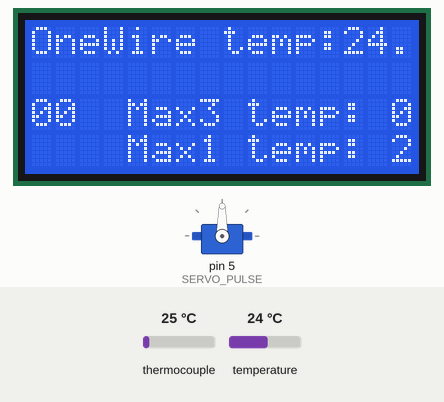
The sketch below on a simulated Arduino Uno, built with avr-gcc and run on an emulated ATmega328P. Shown: servo, 16×4 character LCD. Inputs (shaded band) come from the test bench; at power-on: thermocouple 25 °C, temperature 24 °C. What the sketch prints to the serial monitor is not drawn.

Above: at 5.0 s.
At 13.15 s:
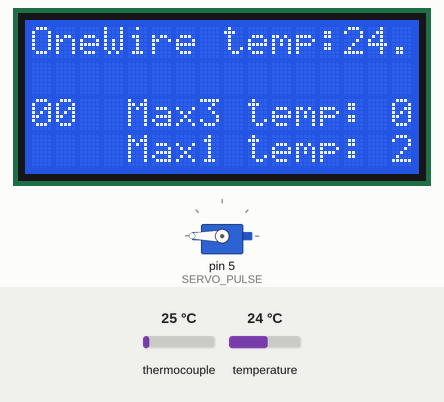
At 19.6 s:
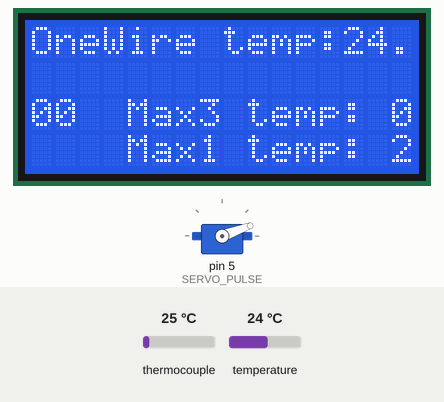
At 37.8 s:
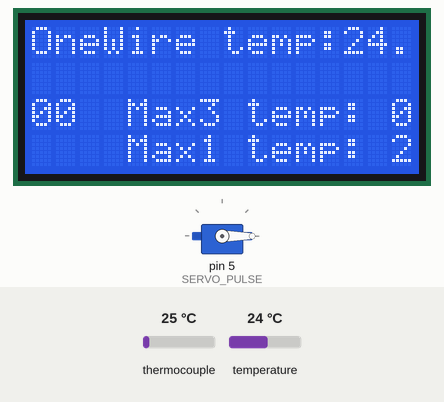
Timing chart, 0 to 39.3 s (numbered marks = the images above):
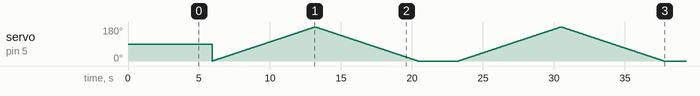

The sketch:

UltimateThermometerThermocouple.ino
```cpp
/*********************

Example code for the Adafruit RGB Character LCD Shield and Library

This code displays text on the shield, and also reads the buttons on the keypad.
When a button is pressed, the backlight changes color.

**********************/

// include the library code:
#include <Wire.h>
#include <Adafruit_RGBLCDShield.h>
#include <OneWire.h>
#include <DallasTemperature.h>
#include <Servo.h>
#include <SPI.h>
#include "Adafruit_MAX31855.h"

// The shield uses the I2C SCL and SDA pins. On classic Arduinos
// this is Analog 4 and 5 so you can't use those for analogRead() anymore
// However, you can connect other I2C sensors to the I2C bus and share
// the I2C bus.
Adafruit_RGBLCDShield lcd = Adafruit_RGBLCDShield();

// Data wire is plugged into pin 2 on the Arduino
#define ONE_WIRE_BUS 2

#define SERVO_PULSE 5

#define MAXDO   12 //18 on chip
#define MAXCS1   9 //15 on chip
#define MAXCS2   11 //17 on chip
#define MAXCS3   10 //16 on chip
#define MAXCLK  13// 19 on chip

// Setup a oneWire instance to communicate with any OneWire devices (not just Maxim/Dallas temperature ICs)
OneWire oneWire(ONE_WIRE_BUS);

// Initialize the Thermocouple
Adafruit_MAX31855 thermocouple1(MAXCLK, MAXCS1, MAXDO);
Adafruit_MAX31855 thermocouple2(MAXCLK, MAXCS2, MAXDO);
Adafruit_MAX31855 thermocouple3(MAXCLK, MAXCS3, MAXDO);

// Pass our oneWire reference to Dallas Temperature.
DallasTemperature sensors(&oneWire);
Servo myservo;  // create servo object to control a servo

long counter;

void setup() {
  // Debugging output
  Serial.begin(9600);
  myservo.attach(SERVO_PULSE);  // attaches the servo on pin 9 to the servo object

  DeviceAddress tempDeviceAddress;
  // set up the LCD's number of columns and rows:
  lcd.begin(16, 4);
  // Start up the library
  sensors.begin(); // IC Default 9 bit. If you have troubles consider upping it 12. Ups the delay giving the IC more time to process the temperature measurement
  sensors.getAddress(tempDeviceAddress, 0);
  sensors.setResolution(tempDeviceAddress, 12);
  sensors.getAddress(tempDeviceAddress, 1);
  sensors.setResolution(tempDeviceAddress, 12);
  sensors.getAddress(tempDeviceAddress, 2);
  sensors.setResolution(tempDeviceAddress, 12);
  delay(3000);

}

uint8_t i=0;
void loop() {
  // set the cursor to column 0, line 1
  // (note: line 1 is the second row, since counting begins with 0):
  //lcd.setCursor(0, 1);

   counter++;
  // call sensors.requestTemperatures() to issue a global temperature
  // request to all devices on the bus
 sensors.requestTemperatures(); // Send the command to get temperatures
 delay(1000);
  Serial.print(counter);
  Serial.print("|");
  double temp = sensors.getTempCByIndex(0);
  //double temp = thermocouple.readCelsius();
  //Serial.print(temp);
   //Serial.print("|");
  //double temp2 = sensors.getTempCByIndex(1);
  //Serial.print(temp2);
  // Serial.print("|");
  //double temp3 = sensors.getTempCByIndex(2);
 Serial.print(temp);

  lcd.setCursor(0,0);
  lcd.print("OneWire temp:");
  lcd.print(temp);
  Serial.print("|");
  lcd.setCursor(0, 2);
  temp = thermocouple3.read();
    if(isnan(temp)){
    temp=0;
  }
  lcd.print("Max3 temp: ") ;
  lcd.print(temp);
  Serial.print(temp);
    Serial.print("|");
  lcd.setCursor(0, 3);
  temp = thermocouple1.readCelsius();
  if(isnan(temp)){
    temp=0;
  }
  lcd.print("Max1 temp: ") ;
  lcd.print(temp);
  Serial.print(temp);
   Serial.print("\n");
  //lcd.setCursor(9,0);
  //lcd.print("B=");
  //lcd.print(temp2);
   //lcd.setCursor(0,1);
  //lcd.print("C=");
  //lcd.print(temp3);
  delay(1000);
  testServo();
}

void testServo()
{
  int pos = 0;
for (pos = 0; pos <= 180; pos += 1) { // goes from 0 degrees to 180 degrees
    // in steps of 1 degree
    myservo.write(pos);              // tell servo to go to position in variable 'pos'
    delay(40);                       // waits 15ms for the servo to reach the position
  }
  for (pos = 180; pos >= 0; pos -= 1) { // goes from 180 degrees to 0 degrees
    myservo.write(pos);              // tell servo to go to position in variable 'pos'
    delay(40);                       // waits 15ms for the servo to reach the position
  }

}
```
